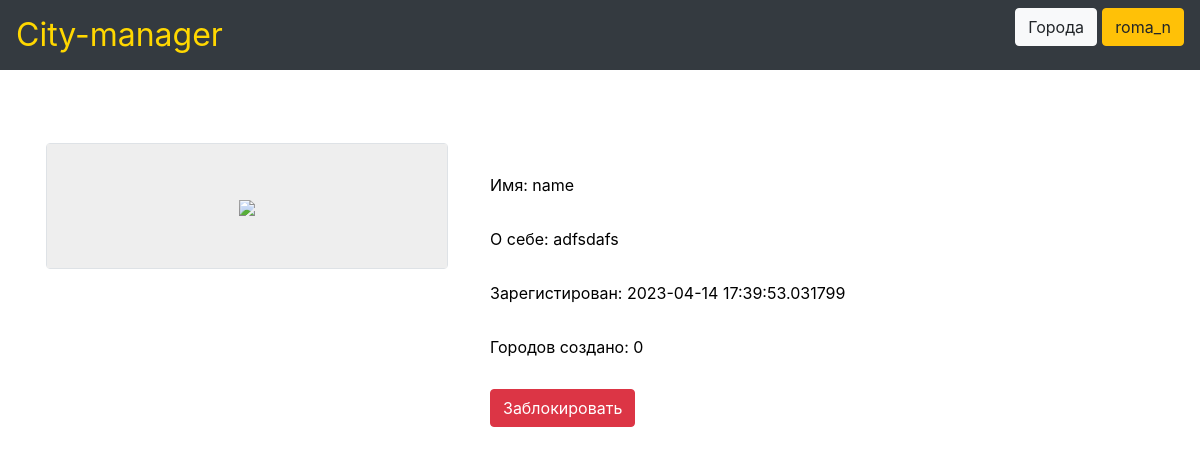
The page /users/3 (signed in) on the database its author committed.
### data/users.py (models this page shows, shortened)
class User(SqlAlchemyBase, UserMixin):
    __tablename__ = 'users'
    id = sqlalchemy.Column(sqlalchemy.Integer,
                           primary_key=True, autoincrement=True)
    name = sqlalchemy.Column(sqlalchemy.String, unique=True, nullable=True)
    about = sqlalchemy.Column(sqlalchemy.String, nullable=True)
    email = sqlalchemy.Column(sqlalchemy.String,
                              index=True, unique=True, nullable=True)
    photo = sqlalchemy.Column(sqlalchemy.BLOB, nullable=True)
    hashed_password = sqlalchemy.Column(sqlalchemy.String, nullable=True)
    created_date = sqlalchemy.Column(sqlalchemy.DateTime,
                                     default=datetime.datetime.now)
    def city_count(self):
        db_sess = db_session.create_session()
        cities = db_sess.query(City).filter(City.user_id == self.id).all()
        return len(cities)

### main.py (the view)
@app.route('/users/<int:id>', methods=['GET', 'POST'])
@login_required
def user_profile(id):
    if request.method == "GET":
        db_sess = db_session.create_session()
        user = db_sess.query(User).filter(User.id == id).first()
        if user:
            b_users = db_sess.query(BUsers.id).filter(BUsers.user_id == current_user.id).all()
            if b_users:
                b_users = [blocked_user[0] for blocked_user in b_users]
            return render_template('user.html', title=user.name, user=user, b_users=b_users)
        else:
            abort(404)

### data/db_session.py (called while the page is built)
def create_session() -> Session:
    global __factory
    return __factory()

### main.py (called while the page is built)
@login_manager.user_loader
def load_user(user_id):
    db_sess = db_session.create_session()
    return db_sess.query(User).get(user_id)

### templates/user.html
{% extends "base.html" %}
{% block content %}
<br><br><br>
<table border="0" class="profile-table">
    <tr><td valign="top">
        <div class="col-md6 border rounded">
            <div class="profile-ava">
                <img src="{{ url_for('userava', id=user.id) }}">
            </div>
        </div>
    </td>
    <td valign="top" class="profile-panel">
                   <ul class="profile-info">
                   <li style="user_info">Имя: {{ user.name }}</li>
                   <li style="user_info">О себе: {{ user.about }}</li>
                   <li style="user_info">Зарегистирован: {{ user.created_date  }}</li>
                   <li style="user_info">Городов создано: {{ user.city_count()  }}</li>
                   {% if user.id == current_user.id %}
                   <li><a class="btn btn-warning" href="{{url_for('blocked_users')}}">Заблокированные</a></li>
                   <li><a class="btn btn-dark" href="{{url_for('selected_cities')}}">Избранное</a></li>
                   <li><a class="btn btn-danger" href="{{url_for('logout')}}">Выйти из профиля</a></li>
                   {% elif user.id not in b_users %}
                   <li><a class="btn btn-danger" href="{{url_for('block', id=user.id)}}">Заблокировать</a></li>
                   {% else %}
                   <li><a class="btn btn-danger" href="{{url_for('unblock', id=user.id)}}">Разблокировать</a></li>
                   {% endif %}
                   </ul>
         </td></tr>
</table>
{% endblock %}

### templates/base.html (shortened to what this page needs)
<!doctype html>
<html lang="en">
<head>
    <link rel="stylesheet"
          href="https://stackpath.bootstrapcdn.com/bootstrap/4.4.1/css/bootstrap.min.css"
>
    <link rel="stylesheet" type="text/css" href="{{url_for('static', filename='css/style.css')}}" />
</head>
<body>
<header>
    <nav class="navbar navbar-dark bg-dark">
        <a style="color: gold; margin-left: 0; margin-right: auto; width: 16em;font-size: 2rem;" href="/">City-manager</a>
        {% if current_user.is_authenticated %}
        <p>
            <a class="btn btn-light" href="/main">Города</a>
            <a class="btn btn-warning" href="/users/{{ current_user.id }}">{{ current_user.name }}</a>
        </p>
        {% else %}
        <p>
            <a class="btn btn-light" href="/register">Зарегистрироваться</a>
            <a class="btn btn-warning" href="/login">Войти</a>
        </p>
        {% endif %}
    </nav>
</header>
<main role="main" class="container">
    {% block content %}{% endblock %}
</main>
</body>
</html>

### static/css/style.css (style rules this page uses)
p { color: black; font-size: 1.2em }
.profile-ava { width: 400px; text-align: center; overflow: hidden; background: #eee; padding: 50px; }
.profile-ava img { max-width: 300px; height: auto; }
.profile-panel { padding: 10 10 10 10px; }
ul.profile-info { list-style: none; margin: 10px 0 0 0; padding: 10; color: #000000; }
ul.profile-info li { margin-top: 30px; }
.profile-table { font-size: 2.em }

### rows shown on the page
User: name "roma_n"
User: name "name", about "adfsdafs", created_date "2023-04-14 17:39:53.031799"

### other values the page prints
{{ user.city_count() }} "0"
